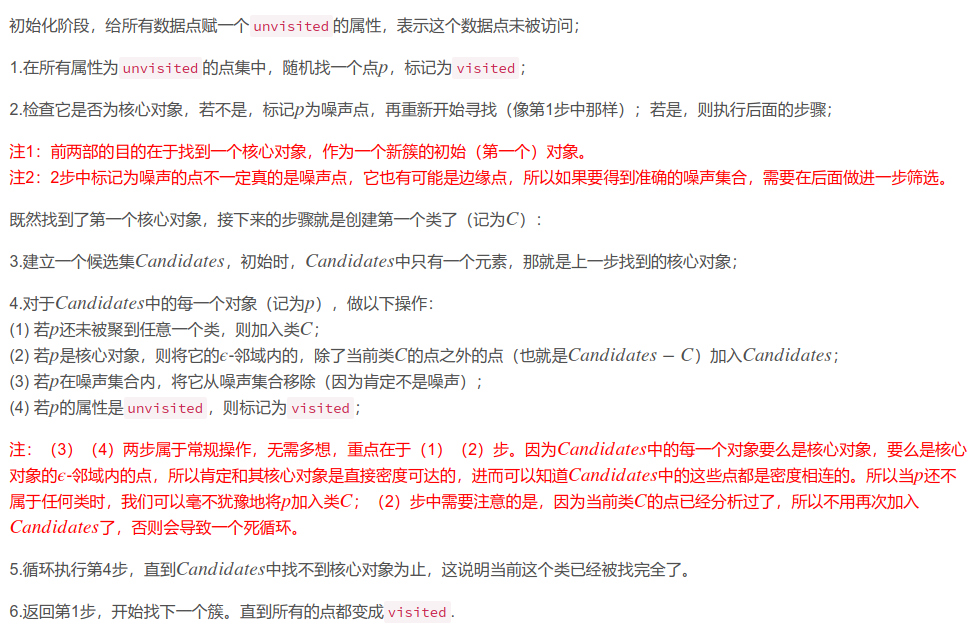
#> input picture 基于DBSCAN的投标单方向矫正/fig/图片2.png, 975 x 635 px; its folder holds only this picture in this run
$ python -i reverse_detection.py   (imports and definitions only)
#> lines starting #> are read from the running program, lines starting #| are printed output that depends on the picture; after the words box and inside, x2 and y2 are one past the last pixel; in counts of white or black regions, pixels touching at a corner belong together
import cv2
import 基于DBSCAN的投标单方向矫正.const as const
import matplotlib.pyplot as plt
import numpy as np
from sklearn.cluster import DBSCAN
import datetime
import os

# 耗时装饰器
# [8 lines left out: function count_time, not called in this run]

class Dec(object):
    def __init__(self, binaryMethod='Otsu'):
        self.isImgCheck = False
        self.binaryMethod = binaryMethod
        self.needReverse = False    # 是否需要翻转
        self.rawImg = []

    #@count_time
    def set_img_from_file(self, file):
#> called with file = 'fig/图片2.png'
        self.rawImg = cv2.imread(file)
#> self.rawImg is the input picture: shape (635, 975, 3); mean B, G, R 239.3, 239.3, 247.5
        self.isImgCheck = True
        self.needReverse = False
        self._resize_and_binary()

    #@count_time
    # [5 lines left out: function set_img_from_np, not called in this run]

    def _resize_and_binary(self):
        self.preProcessImg = cv2.cvtColor(self.rawImg, cv2.COLOR_BGR2GRAY)
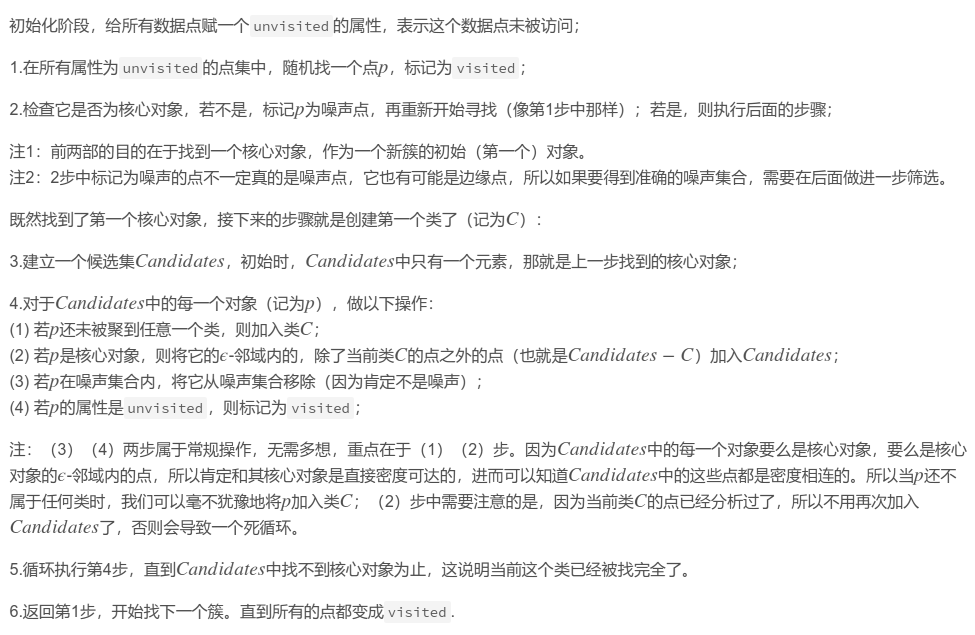
#> self.preProcessImg: shape (635, 975); min 76, max 255, mean 241.7
        self.preProcessImg = cv2.resize(self.preProcessImg,
                                        dsize=None,
                                        fx=const.RESIZE_PER,            # 指定长宽比放缩
                                        fy=const.RESIZE_PER,
                                        interpolation=cv2.INTER_NEAREST)   # 采用最快的临近插值算法
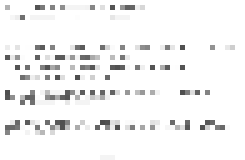
#> self.preProcessImg: shape (32, 49) (shown 5 times larger); min 76, max 255, mean 243.2
        if self.binaryMethod == 'Otsu':
            _ret, self.preProcessImg = cv2.threshold(self.preProcessImg, 0, 255, cv2.THRESH_BINARY + cv2.THRESH_OTSU)
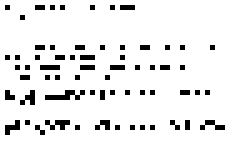
#> self.preProcessImg: shape (32, 49) (shown 5 times larger); 92.6% white; black in thin lines or dots, all inside (x1, y1, x2, y2) = (1, 1, 45, 27)
        elif self.binaryMethod == 'Simple':
            _ret, self.preProcessImg = cv2.threshold(self.preProcessImg, 127 - const.THRESHOLD_OFFSET, 255, cv2.THRESH_BINARY)
        else:
            self.isImgCheck = False
            print('please set correct binaryMethod param, only suport Otsu or Simple')
            return

    #@count_time
    # [82 lines left out: functions get_corect_img_np, show_figure_result, get_all_img_path, not called in this run]


# [12 lines not run here, left out]

>>> result = Dec().set_img_from_file('fig/图片2.png')
